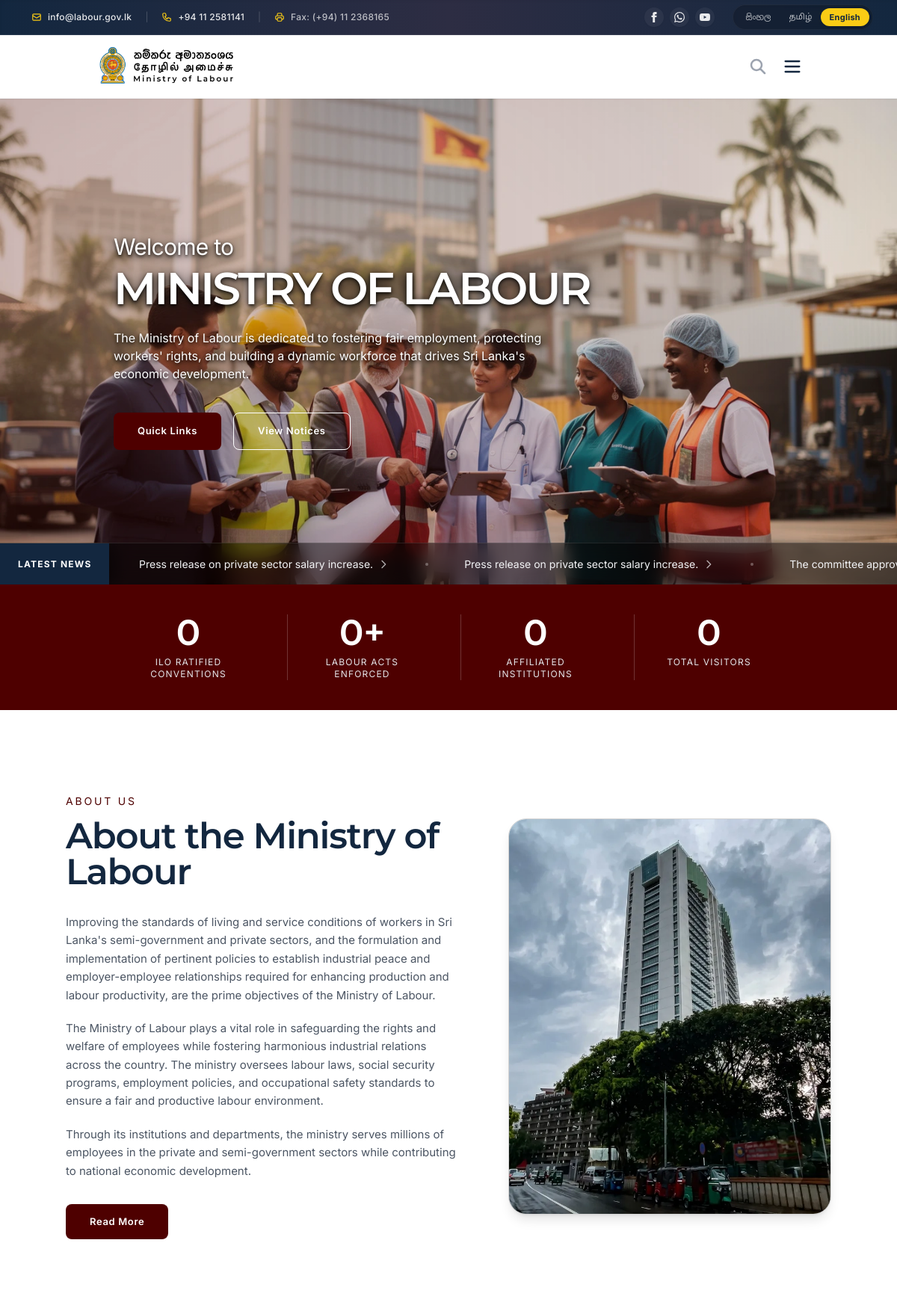
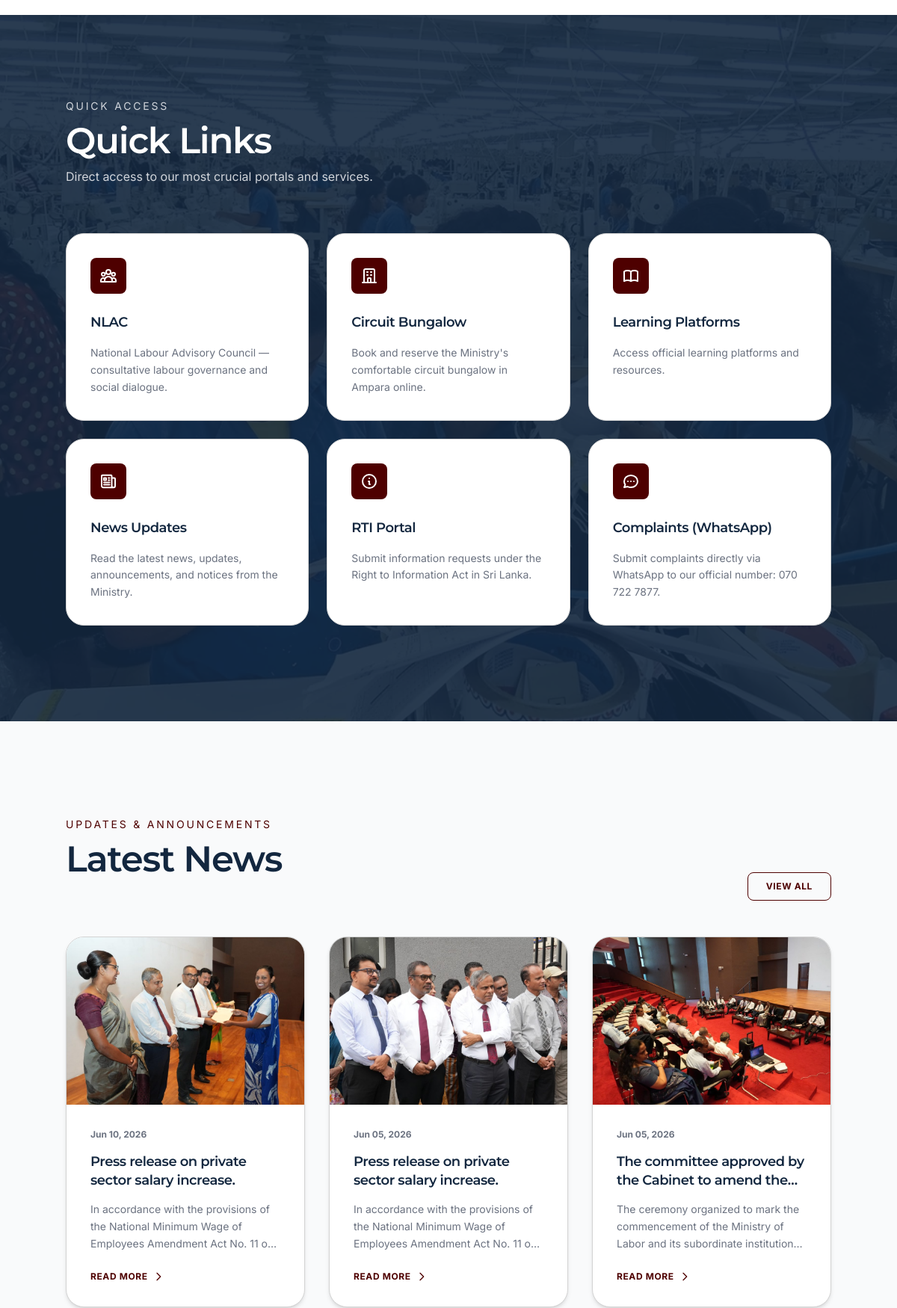
The page / (upper part) on the database its author committed (2 pictures, top to bottom).
### tables this page shows
CREATE TABLE `news` (
  `id` int(11) NOT NULL AUTO_INCREMENT,
  `title` varchar(255) NOT NULL,
  `title_si` varchar(255) DEFAULT NULL,
  `title_ta` varchar(255) DEFAULT NULL,
  `category` varchar(50) NOT NULL,
  `publish_date` date DEFAULT NULL,
  `content` longtext NOT NULL,
  `content_si` longtext DEFAULT NULL,
  `content_ta` longtext DEFAULT NULL,
  `cover_image` varchar(255) DEFAULT NULL,
  `tags` varchar(255) DEFAULT NULL,
  `language` varchar(20) NOT NULL DEFAULT 'english',
  `visibility` enum('public','private','hidden') NOT NULL DEFAULT 'public',
  `is_featured` tinyint(1) NOT NULL DEFAULT 0,
  `is_special_notice` tinyint(1) NOT NULL DEFAULT 0,
  `status` enum('Draft','Published') NOT NULL DEFAULT 'Draft',
  `author_id` int(11) DEFAULT NULL,
  `created_at` timestamp NULL DEFAULT current_timestamp(),
  `updated_at` timestamp NULL DEFAULT current_timestamp() ON UPDATE current_timestamp(),
  PRIMARY KEY (`id`),
  KEY `author_id` (`author_id`),
  CONSTRAINT `news_ibfk_1` FOREIGN KEY (`author_id`) REFERENCES `admins` (`id`) ON DELETE SET NULL
);

CREATE TABLE `statistics` (
  `id` INT AUTO_INCREMENT PRIMARY KEY,
  `stat_key` VARCHAR(50) UNIQUE NOT NULL,
  `stat_label` VARCHAR(100) NOT NULL,
  `stat_value` VARCHAR(50) NOT NULL,
  `stat_suffix` VARCHAR(10) DEFAULT '',
  `display_order` INT DEFAULT 0
);

### index.php (the view, shortened to what the rows shown need)
<?php
require_once 'admin/includes/db.php';
$recentNewsRaw = $pdo->query("SELECT * FROM news WHERE status = 'Published' ORDER BY created_at DESC LIMIT 3")->fetchAll();
$recentNews = [];
foreach ($recentNewsRaw as $news) {
    $recentNews[] = $news;
}
$statisticsList = [];
try {
    $statisticsList = $pdo->query("SELECT * FROM statistics ORDER BY display_order ASC")->fetchAll();
} catch (PDOException $e) {
}
$stats = [
    'ilo_conventions' => [
        'stat_label' => 'ILO Ratified Conventions',
        'stat_label_si' => 'අනුමත කරන ලද ILO සම්මුතීන්',
        'stat_label_ta' => 'ஒப்புதல் அளிக்கப்பட்ட ஐ.எல்.ஓ உடன்படிக்கைகள்',
        'stat_value' => '44',
        'stat_suffix' => ''
    ],
    'labour_acts' => [
        'stat_label' => 'Labour Acts Enforced',
        'stat_label_si' => 'බලාත්මක කළ කම්කරු පනත්',
        'stat_label_ta' => 'அமுல்படுத்தப்பட்ட தொழிலாளர் சட்டங்கள்',
        'stat_value' => '32',
        'stat_suffix' => '+'
    ],
    'affiliated_institutions' => [
        'stat_label' => 'Affiliated Institutions',
        'stat_label_si' => 'අනුබද්ධ ආයතන',
        'stat_label_ta' => 'இணைந்த நிறுவனங்கள்',
        'stat_value' => '5',
        'stat_suffix' => ''
    ],
    'total_visitors' => [
        'stat_label' => 'Total Visitors',
        'stat_label_si' => 'මුළු අමුත්තන් සංඛ්‍යාව',
        'stat_label_ta' => 'மொத்த பார்வையாளர்கள்',
        'stat_value' => '1250',
        'stat_suffix' => ''
    ]
];
if (!empty($statisticsList)) {
    foreach ($statisticsList as $row) {
        $key = $row['stat_key'];
        if (isset($stats[$key])) {
            $stats[$key]['stat_value'] = $row['stat_value'];
            if (isset($row['stat_label']) && !empty($row['stat_label'])) $stats[$key]['stat_label'] = $row['stat_label'];
            if (isset($row['stat_suffix'])) $stats[$key]['stat_suffix'] = $row['stat_suffix'];
        }
    }
}
include 'includes/header.php';
?>
<link rel="stylesheet" href="https://cdn.jsdelivr.net/npm/swiper@11/swiper-bundle.min.css" />
<section class="relative min-h-[550px] md:min-h-[650px] xl:min-h-[700px] flex items-center bg-primary overflow-hidden py-16 md:py-20 xl:py-24">
    <div class="relative z-10 container mx-auto px-4 md:px-16 text-white w-full" data-aos="fade-up" data-aos-duration="1000">
        <div class="flex flex-col xl:flex-row xl:items-center justify-between gap-12 relative w-full">
            <div class="max-w-2xl w-full">
                <h2 class="text-2xl md:text-3xl font-inter font-normal mb-2 text-shadow-premium">Welcome to</h2>
                <h1 class="text-4xl md:text-6xl lg:text-7.5xl font-semibold font-montserrat mb-6 leading-none tracking-tighter uppercase text-shadow-premium">
                    Ministry of Labour</h1>
            </div>
        </div>
    </div>
    <div class="absolute bottom-0 left-0 w-full z-40 bg-black/40 backdrop-blur-md border-t border-white/10 overflow-hidden flex items-stretch h-14 shadow-lg">
        <div class="flex-1 overflow-hidden relative flex items-center h-full group">
            <div class="flex whitespace-nowrap animate-marquee group-hover:[animation-play-state:paused] items-center">
                <?php if(!empty($recentNews)): ?>
                    <?php
                    $tickerNews = array_merge($recentNews, $recentNews, $recentNews, $recentNews);
                    foreach($tickerNews as $news):
                    ?>
                        <a href="news/<?= $news['id'] ?>" class="inline-flex items-center text-gray-100 hover:text-yellow-400 transition-colors mx-6 md:mx-10 font-inter text-[13px] md:text-sm group/link">
                            <?= htmlspecialchars($news['title']) ?>
                            <svg class="w-4 h-4 ml-1.5 transform group-hover/link:translate-x-1 transition-transform opacity-70" fill="none" stroke="currentColor" viewBox="0 0 24 24"><path stroke-linecap="round" stroke-linejoin="round" stroke-width="2" d="M9 5l7 7-7 7"></path></svg>
                        </a>
                        <span class="w-1 h-1 rounded-full bg-white/30 mx-2"></span>
                    <?php endforeach; ?>
                <?php else: ?>
                    <span class="text-gray-300 mx-8 font-inter text-sm">No recent news available.</span>
                <?php endif; ?>
            </div>
        </div>
    </div>
</section>
<div class="bg-secondary text-white py-10 relative z-20">
    <div class="container mx-auto px-4 md:px-16 relative z-10">
        <div class="grid grid-cols-2 md:grid-cols-4 gap-8 text-center md:divide-x divide-white/20">
            <?php
            $orderedKeys = ['ilo_conventions', 'labour_acts', 'affiliated_institutions', 'total_visitors'];
            foreach ($orderedKeys as $key):
                $stat = $stats[$key];
                $label = $stat['stat_label'];
                $isLink = ($key === 'affiliated_institutions');
                $elTag = $isLink ? 'a' : 'div';
                $linkHref = $isLink ? ' href="#affiliated-institutions"' : '';
                $hoverClasses = $isLink ? ' hover:scale-105 cursor-pointer transition-all duration-300 hover:opacity-90 block' : '';
            ?>
            <<?= $elTag . $linkHref ?> class="px-4 stat-box notranslate<?= $hoverClasses ?>" data-target="<?= htmlspecialchars($stat['stat_value']) ?>" data-suffix="<?= htmlspecialchars($stat['stat_suffix']) ?>">
                <div class="text-4xl md:text-5xl font-semibold font-montserrat mb-2 text-white"><span
                        class="stat-number">0</span><?= htmlspecialchars($stat['stat_suffix']) ?></div>
                <div class="text-[11px] md:text-xs font-inter text-gray-200 uppercase tracking-widest font-normal">
                    <?= htmlspecialchars($label) ?></div>
            </<?= $elTag ?>>
            <?php endforeach; ?>
        </div>
    </div>
</div>
<section class="py-20 md:py-28 px-4 md:px-16" id="about-us">
    <div class="container mx-auto flex flex-col lg:flex-row items-center gap-16">
        <div class="w-full lg:w-[55%]" data-aos="fade-right">
            <h2 class="section-title">
                About the Ministry of Labour</h2>
        </div>
    </div>
</section>
<section class="relative py-20 md:py-28 px-4 md:px-16 text-white overflow-hidden bg-primary" id="quick-links">
    <div class="container mx-auto relative z-10" data-aos="fade-up">
        <div class="mb-12">
            <div>
                <h2 class="section-title text-white mb-0">Quick Links</h2>
            </div>
        </div>
</section>
<section class="py-20 md:py-32 px-4 md:px-16 relative overflow-hidden bg-[#F9FAFB]" id="news-section">
    <div class="container mx-auto">
        <div class="flex justify-between items-end mb-12" data-aos="fade-up">
            <div>
                <h2 class="section-title">
                    Latest News</h2>
            </div>
        </div>
        <div class="grid grid-cols-1 md:grid-cols-3 gap-8">
            <?php if(empty($recentNews)): ?>
                <div class="col-span-3 text-center text-gray-500 py-10">No recent news available.</div>
            <?php else: ?>
                <?php foreach($recentNews as $news): ?>
                <div class="news-card">
                    <div>
                        <div class="h-56 overflow-hidden bg-gray-100 flex items-center justify-center">
                            <?php if(!empty($news['cover_image']) && file_exists('admin/' . $news['cover_image'])): ?>
                                <img loading="lazy" src="admin/<?= htmlspecialchars($news['cover_image']) ?>" alt="<?= htmlspecialchars($news['title']) ?>" class="w-full h-full object-cover hover:scale-105 transition-transform duration-500">
                            <?php endif; ?>
                        </div>
                        <div class="p-8 pb-4">
                            <div class="flex justify-between items-center mb-4">
                                <span class="text-xs text-gray-500 font-inter font-bold"><?= date('M d, Y', strtotime($news['created_at'])) ?></span>
                            </div>
                            <h3 class="text-lg font-semibold text-primary font-montserrat mb-4 leading-snug hover:text-secondary transition-colors line-clamp-2 notranslate">
                                <?= htmlspecialchars($news['title']) ?>
                            </h3>
                            <p class="text-gray-500 text-[14px] font-inter leading-relaxed line-clamp-3 notranslate">
                                <?= htmlspecialchars(mb_substr(strip_tags($news['content']), 0, 150)) ?>...
                            </p>
                        </div>
                    </div>
                    <div class="p-8 pt-2">
                        <a href="news/<?= $news['id'] ?>" class="text-secondary font-bold text-xs flex items-center hover:text-primary transition-colors uppercase tracking-wider gap-1.5">
                            Read More <svg class="w-4 h-4" fill="none" stroke="currentColor" viewBox="0 0 24 24"><path stroke-linecap="round" stroke-linejoin="round" stroke-width="2" d="M9 5l7 7-7 7"></path></svg>
                        </a>
                    </div>
                </div>
                <?php endforeach; ?>
            <?php endif; ?>
        </div>
    </div>
</section>
<?php include 'includes/footer.php'; ?>

### rows shown on the page
news: title "Press release on private sector salary increase.", cover_image (picture), created_at "Jun 10, 2026", content "In accordance with the provisions of the National Minimum Wage of Employees Amendment Act No. 11…"
news: title "Press release on private sector salary increase.", cover_image (picture), created_at "Jun 05, 2026", content "In accordance with the provisions of the National Minimum Wage of Employees Amendment Act No. 11…"
news: title "The committee…", cover_image (picture), created_at "Jun 05, 2026", title "The committee approved by the Cabinet to amend…", content "The ceremony organized to mark the commencement of the Ministry of Labor and its subordinate…"
statistics: stat_label "ILO RATIFIED CONVENTIONS"
statistics: stat_suffix "+", stat_label "LABOUR ACTS ENFORCED"
statistics: stat_label "AFFILIATED INSTITUTIONS"
statistics: stat_label "TOTAL VISITORS"
